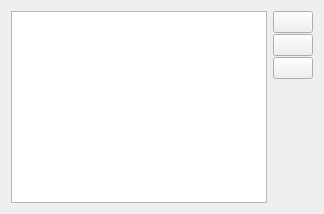
            <widget class="QWidget" name="hopsTab">
             <attribute name="title">
              <string>Hops</string>
             </attribute>
             <layout class="QHBoxLayout" name="horizontalLayout_20">
              <item>
               <widget class="QTableView" name="hopTable"/>
              </item>
              <item>
               <layout class="QVBoxLayout" name="verticalLayout_4">
                <property name="spacing">
                 <number>1</number>
                </property>
                <item>
                 <widget class="QPushButton" name="pushButton_addHop">
                  <property name="toolTip">
                   <string>Add hop</string>
                  </property>
                  <property name="text">
                   <string/>
                  </property>
                  <property name="icon">
                   <iconset resource="../brewtarget.qrc">
                    <normaloff>:/images/smallPlus.svg</normaloff>:/images/smallPlus.svg</iconset>
                  </property>
                 </widget>
                </item>
                <item>
                 <widget class="QPushButton" name="pushButton_removeHop">
                  <property name="toolTip">
                   <string>Remove selected hop</string>
                  </property>
                  <property name="text">
                   <string/>
                  </property>
                  <property name="icon">
                   <iconset resource="../brewtarget.qrc">
                    <normaloff>:/images/smallMinus.svg</normaloff>:/images/smallMinus.svg</iconset>
                  </property>
                 </widget>
                </item>
                <item>
                 <widget class="QPushButton" name="pushButton_editHop">
                  <property name="toolTip">
                   <string>Edit selected hop</string>
                  </property>
                  <property name="text">
                   <string/>
                  </property>
                  <property name="icon">
                   <iconset resource="../brewtarget.qrc">
                    <normaloff>:/images/edit.svg</normaloff>:/images/edit.svg</iconset>
                  </property>
                 </widget>
                </item>
                <item>
                 <spacer name="verticalSpacer_4">
                  <property name="orientation">
                   <enum>Qt::Vertical</enum>
                  </property>
                  <property name="sizeHint" stdset="0">
                   <size>
                    <width>20</width>
                    <height>40</height>
                   </size>
                  </property>
                 </spacer>
                </item>
               </layout>
              </item>
             </layout>
            </widget>
